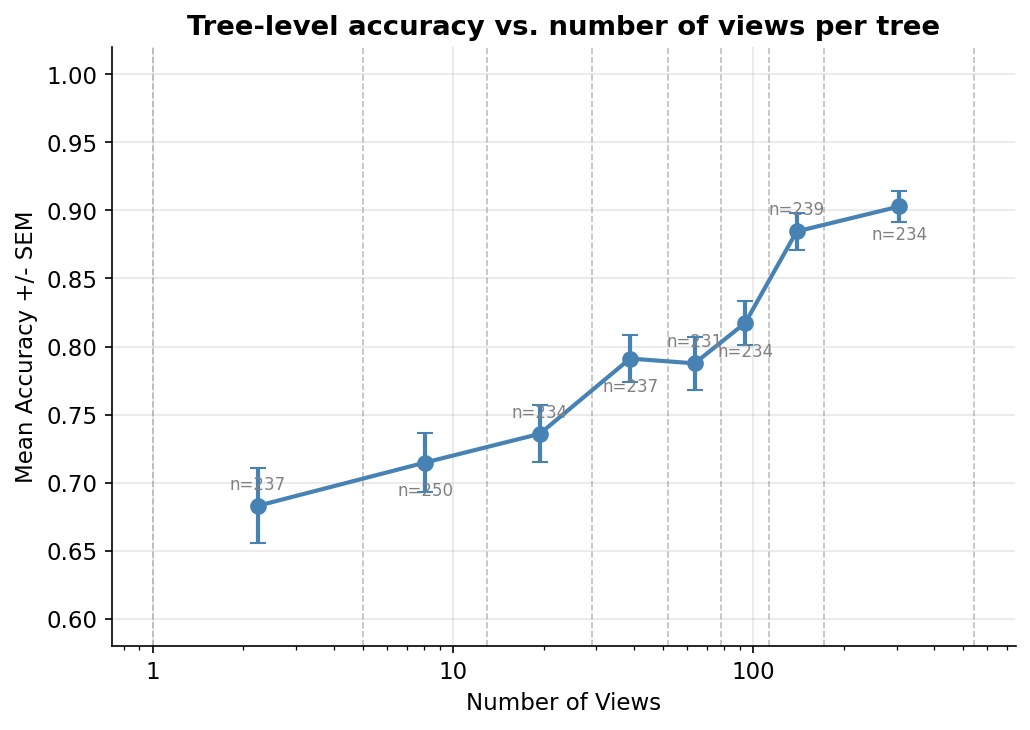

The script that saved this image:
import pickle
import pandas as pd
import numpy as np
import matplotlib.pyplot as plt
import os
from pathlib import Path

METADATA_PATH = '/ofo-share/scratch/amritha/tree-species-scratch/january-run-2/datasets/full_mmpretrain_dataset_l2_new/test_metadata.csv'
RESULTS_PATH  = '/ofo-share/scratch/amritha/tree-species-scratch/january-run-2/checkpoints/full_model/new_L2_focal_loss/test/results.pkl'

CLASSES = ['ABCO', 'ABMA', 'CADE27', 'NODE3', 'PICO', 'PILA', 'PIPJ', 'PSME']
CLASS_COLORS = plt.cm.tab10(np.linspace(0, 1, len(CLASSES)))

STYLE = {
    'figure.dpi': 150,
    'axes.spines.top': False,
    'axes.spines.right': False,
    'axes.grid': True,
    'grid.alpha': 0.3,
    'font.size': 11,
}
plt.rcParams.update(STYLE)

print("Loading metadata …")
meta = pd.read_csv(METADATA_PATH)
meta = meta[meta['species_l2'].isin(CLASSES)].reset_index(drop=True)

print("Loading results pickle …")
with open(RESULTS_PATH, 'rb') as f:
    results = pickle.load(f)

print(f"  {len(results)} predictions loaded")

rows = []
for r in results:
    img_name   = os.path.basename(r['img_path'])
    gt_label   = int(r['gt_label'].item())
    pred_label = int(r['pred_label'].item())
    correct    = int(gt_label == pred_label)
    rows.append({'img_name': img_name, 'gt_label': gt_label,
                 'pred_label': pred_label, 'correct': correct})

pred_df = pd.DataFrame(rows)

meta['img_name'] = meta['image_path'].apply(os.path.basename)
df = pred_df.merge(
    meta[['img_name', 'tree_unique_id', 'dataset_name', 'species_l2']],
    on='img_name', how='left'
)
df['gt_class'] = df['species_l2']

TREE_KEY = ['dataset_name', 'tree_unique_id']

tree_df = (
    df.groupby(TREE_KEY + ['gt_class'])
      .agg(num_views=('correct', 'count'),
           frac_correct_views=('correct', 'mean'))
      .reset_index()
)

print(f"\nTree-level summary: {len(tree_df)} trees")

# Figure : Binned mean accuracy vs. number of views (log-space quantile bins)
log_quantiles = np.quantile(np.log1p(tree_df['num_views']), np.linspace(0, 1, 9))
bins = np.unique(np.expm1(log_quantiles).astype(int))
# bins = np.unique(np.round(np.expm1(log_quantiles)).astype(int))

tree_df['view_bin'] = pd.cut(tree_df['num_views'], bins=bins, include_lowest=True)

bin_stats = tree_df.groupby('view_bin', observed=True).agg(
    mean_acc = ('frac_correct_views', 'mean'),
    sem_acc  = ('frac_correct_views', lambda x: x.std() / np.sqrt(len(x))),
    n_trees  = ('frac_correct_views', 'count'),
).reset_index()

# Geometric midpoint of bin boundaries (midpoint in log space)
bin_stats['bin_mid'] = [np.sqrt(left * right) for left, right in zip(bins[:-1], bins[1:])]

fig, ax = plt.subplots(figsize=(7, 5))
for b in bins:
    ax.axvline(x=b, color='gray', linestyle='--', linewidth=0.8, alpha=0.5)
ax.errorbar(bin_stats['bin_mid'], bin_stats['mean_acc'],
            yerr=bin_stats['sem_acc'], fmt='o-', color='steelblue',
            capsize=4, linewidth=2, markersize=7)
for i, (_, row) in enumerate(bin_stats.iterrows()):
    yoffset = 8 if i % 2 == 0 else -16
    ax.annotate(f"n={int(row['n_trees'])}", xy=(row['bin_mid'], row['mean_acc']),
                xytext=(0, yoffset), textcoords='offset points',
                ha='center', fontsize=8, color='gray')
ax.set_xscale('log')
ax.xaxis.set_major_locator(plt.LogLocator(base=10, numticks=8))
ax.xaxis.set_minor_locator(plt.LogLocator(base=10, subs='auto', numticks=20))
ax.xaxis.set_major_formatter(plt.FuncFormatter(lambda x, _: f'{int(x)}'))
ax.set_xlabel('Number of Views')
ax.set_ylabel('Mean Accuracy +/- SEM')
ax.set_title('Tree-level accuracy vs. number of views per tree', fontweight='bold')
ax.set_ylim(0.58, 1.02)
plt.tight_layout()
out1 = Path("/ofo-share/repos/amritha/tree-species-prediction/evaluation_scripts/figure6_views_vs_accuracy.png")
plt.savefig(out1, bbox_inches='tight')
print(f"Saved: {out1}")
plt.close()
